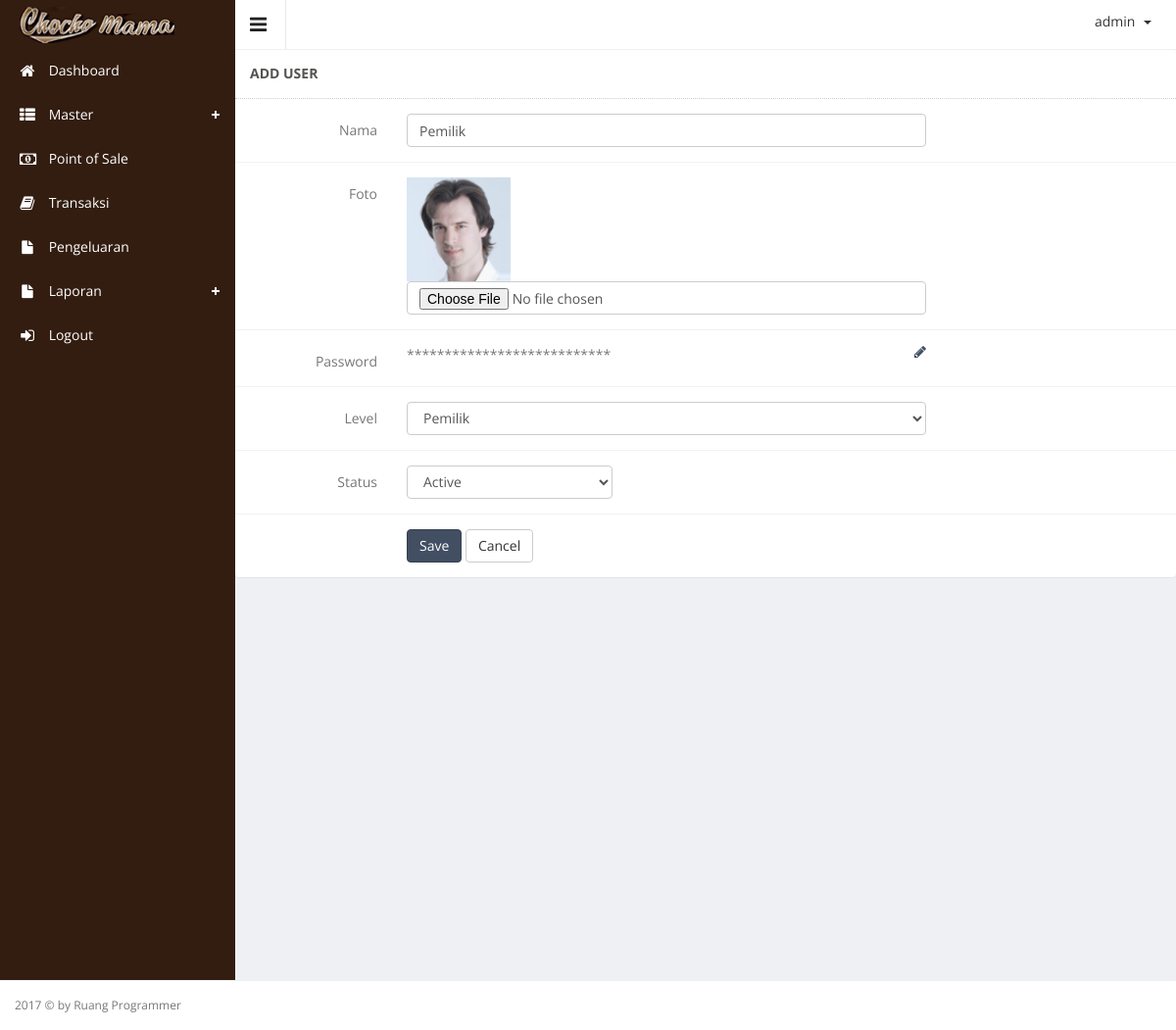
Page /index.php?hal=master/user/edit&id=3 (signed in) on the committed database.
### tables this page shows
CREATE TABLE IF NOT EXISTS `user` (
`user_id` int(10) NOT NULL,
  `user_foto` text,
  `user_name` varchar(40) NOT NULL,
  `user_password` varchar(250) NOT NULL,
  `user_level` varchar(8) NOT NULL,
  `user_status` enum('N','Y') NOT NULL
);

### master/user/edit.php (the view, shortened to what this page needs)
<?php
$id = $_GET['id'];
$queryRowUser = mysql_query("SELECT * FROM user WHERE user_id = '".$id."'");
$rowUser = mysql_fetch_array($queryRowUser);
 ?>
               <section class="panel">
                        <header class="panel-heading">
                           ADD USER
                        </header>
                        <div class="panel-body">
                            <div class=" form">
                                <form class="cmxform form-horizontal adminex-form" id="commentForm" method="POST" enctype="multipart/form-data" action="">
                                    <div class="form-group ">
                                        <label for="cname" class="control-label col-lg-2">Nama </label>
                                        <div class="col-lg-7">
                                            <input class=" form-control" id="cname" name="user_name" minlength="2" type="text" value="<?php echo $rowUser['user_name'] ?>"/>
                                        </div>
                                    </div>
                                    <div class="form-group ">
                                        <label for="cname" class="control-label col-lg-2">Foto</label>
                                        <div class="col-lg-7">
                                            <img src="assets/images/user/<?php echo $rowUser['user_foto']; ?>" width="20%">
                                            <input class=" form-control" id="cname" name="user_foto" minlength="2" type="file" value="<?php echo $rowUser['user_foto'] ?>"/>
                                        </div>
                                    </div>
                                     <div class="form-group ">
                                        <label for="cname" class="control-label col-lg-2">Password</label>
                                        <div class="col-lg-7"> ***************************
                                            <i class="fa fa-pencil pull-right" data-toggle="modal" data-target="#myModal" style="color: #424f63;"></i>
                                        </div>
                                    </div>
                                     <div class="form-group ">
                                        <label for="cemail" class="control-label col-lg-2">Level</label>
                                        <div class="col-lg-7">
                                            <select name="user_level" class="form-control " >
                                                <?php if($rowUser['user_level'] == 'Admin'){ ?>
                                                     <option value="Admin" selected="">Admin</option>
                                                     <option value="Kasir">Kasir</option>
                                                     <option value="Pemilik">Pemilik</option>
                                                <?php }elseif ($rowUser['user_level'] == 'Kasir'){ ?>
                                                     <option value="Admin">Admin</option>
                                                     <option value="Kasir" selected="">Kasir</option>
                                                     <option value="Pemilik">Pemilik</option>
                                                <?php }elseif ($rowUser['user_level'] == 'Pemilik'){ ?>
                                                     <option value="Pemilik" selected="">Pemilik</option>
                                                <?php }
                                                ?>
                                            </select>
                                        </div>
                                    </div>
                                    <div class="form-group ">
                                        <label for="cemail" class="control-label col-lg-2">Status</label>
                                        <div class="col-lg-3">
                                            <select name="user_status" class="form-control " >
                                                <?php
                                                if($rowUser['user_status'] == 'Y' ){
                                                ?>
                                                <option value="Y" selected="">Active</option>
                                                <?php
                                                }else{
                                                ?>
                                                <option value="Y">Active</option>
                                                <option value="N">Not Active</option>
                                                <?php
                                                }
                                                ?>
                                            </select>
                                        </div>
                                    </div>
                                    <div class="form-group">
                                        <div class="col-lg-offset-2 col-lg-7">
                                            <button class="btn btn-primary" type="submit" name="ubah">Save</button>
                                            <a href="?hal=master/user/list">
                                            <button class="btn btn-default" type="button">Cancel</button>
                                            </a>
                                        </div>
                                    </div>
                                </form>
                            </div>
                        </div>
                    </section>
                </div>

### rows in the picture
user: user_name "Pemilik", user_foto (picture), user_level "Pemilik", user_status "Active"

### other values in the picture
$_SESSION['username'] "admin"
